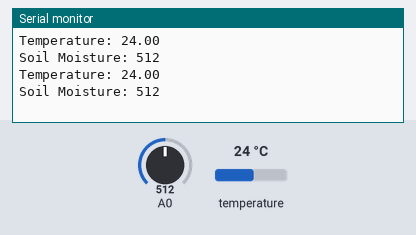
The sketch below on a simulated ESP8266 (NodeMCU). Parts: the last lines printed to the serial monitor. The inputs (shaded band) are chosen by the test bench; at power-on: temperature 24 °C, A0 = 512.

Above: at 7.3 s.
7.4 s: temperature set to 12 °C
At 13.4 s:
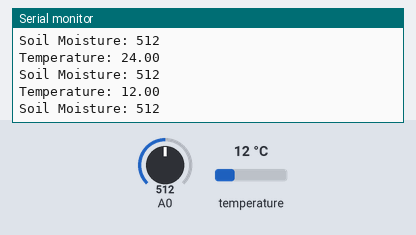
14.1 s: A0 set to 716
At 18.9 s:
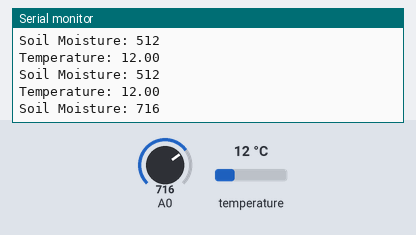
20.8 s: temperature set to 19 °C
At 24.4 s:
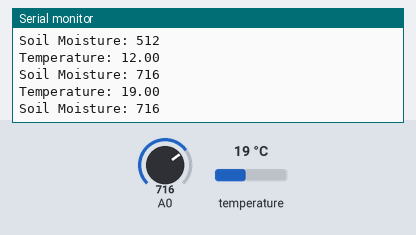
27.5 s: A0 set to 900
At 29.9 s:
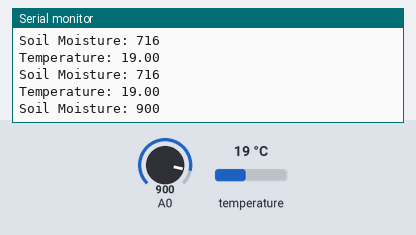
Timing chart, 0 to 31.4 s (numbered marks = the images above; inputs shaded):
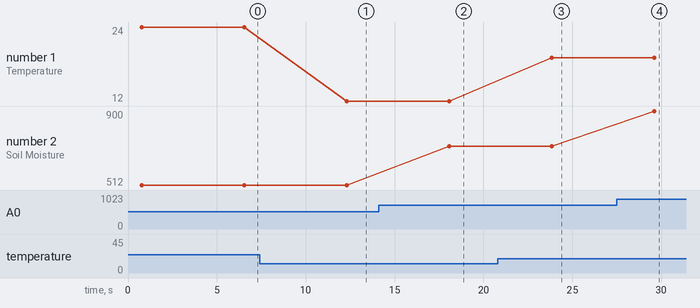

The sketch:

lora_esp82_ds18b20.ino
```cpp
/* ---------------------------------- make2explore.com----------------------------------------------------*/
// Project           - Reyax LoRa Module RYLR998 Testing - IoT mini Project - Remote GreenHouse Monitoring
// Created By        - blog@make2explore.com
// Version - 1.0     - Sender Code
// Last Modified     - 31/05/2022 20:36:00 @admin
// Software          - C/C++, Arduino IDE, ESP8266 SDK, Libraries
// Hardware          - NodeMCU ESP8266, Reyax LoRa RYLR998 Module, DS18B20 Temperature Sensor, Relay Module
// Sensors Used      - DS18B20 Temperature Sensor, Soil Moisture Sensor
// Source Repo       - github.com/make2explore
/* -------------------------------------------------------------------------------------------------------*/
// LoRa Module Configurations Transmitter Node
String lora_band = "915000000";     // Enter LoRa band as per your country
String lora_networkid = "7";        // Enter Lora Network ID - Must be same for Tx and Rx Nodes
String lora_TX_address = "126";     // Enter Lora RX address

#include <SoftwareSerial.h>         // include Software Serial library
#include <OneWire.h>                // include OneWire library
#include <DallasTemperature.h>      // include DallasTemperature library

const byte rxPin = D7;              // Software Serial Pins Rx and Tx
const byte txPin = D8;

const int sensor_pin = D2                                                                                                                                                                                                    ;          // Connect Soil moisture analog sensor pin to A0 of NodeMCU
//const int Relay1_Pump = D6;         // Connect Relay to D6 of NodeMCU

// Set up a new SoftwareSerial object
SoftwareSerial sendLoRa(rxPin, txPin);   // Software Serial Pins Rx=D7 and Tx=D8

// Set up a new OneWire object
OneWire oneWire(D5);                // Data wire is connected to GPIO D5 (NodeMCU Pin D1)
DallasTemperature sensors(&oneWire);

void setup() {
  Serial.begin(9600);               // Initialize the Serial Monitor
  sendLoRa.begin(9600);             // Initialize the Software Serial for LoRa Module
  sensors.begin();                  // Initialize the DS18B20 temperature sensor
}

void loop() {
  float temperature = getTemperature();   // Read temperature from DS18B20 sensor
  int soilMoisture = analogRead(sensor_pin);   // Read soil moisture level

  Serial.print("Temperature: ");
  Serial.println(temperature);

  Serial.print("Soil Moisture: ");
  Serial.println(soilMoisture);

  // Transmit the temperature and soil moisture values over LoRa
  sendLoRa.println("Temperature: " + String(temperature) + " C");
  sendLoRa.println("Soil Moisture: " + String(soilMoisture));

  delay(5000);  // Delay for 5 seconds
}

float getTemperature() {
  sensors.requestTemperatures();     // Send the command to get temperatures

  // Read temperature in Celsius
  float temperature = sensors.getTempCByIndex(0);
  return temperature;
}
```

Measured:
- after the input at 7.4 s, the serial monitor: prints a new line after 4.9 s (image 1)
- after the input at 14.1 s, the serial monitor: prints a new line after 4.0 s (image 2)
- after the input at 20.8 s, the serial monitor: prints a new line after 3.0 s (image 3)
- after the input at 27.5 s, the serial monitor: prints a new line after 2.1 s (image 4)
- plotted number 1: 24 → 12 after the input at 7.4 s, 12 → 19 after the input at 20.8 s
- plotted number 2: 512 → 716 after the input at 14.1 s, 716 → 900 after the input at 27.5 s
